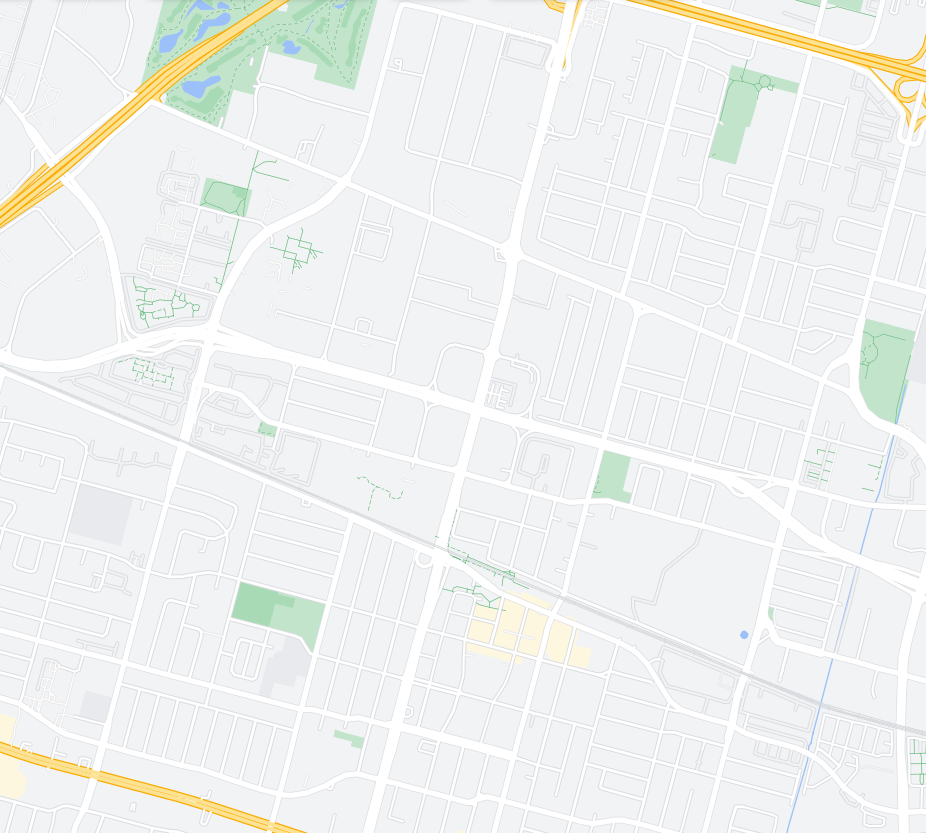
%> input picture scene_generator/street_scenarios/street.PNG, 926 x 833 px
$ octave --eval "result = generate_obstacles('street.PNG');"   (GNU Octave 9; MATLAB toolbox functions it lacks are replaced by stand-ins)
%> lines starting %> are read from the running program, lines starting %| are printed output that depends on the picture; in (x1, y1, x2, y2) boxes, pixels count from 0 and x2, y2 are one past the last pixel; in counts of white or black regions, pixels touching at a corner belong together; the program's own positions count from 1
function map = generate_obstacles(fn)
%> called with fn = 'street.PNG'
%GENERATE_OBSTACLES 此处显示有关此函数的摘要
%   此处显示详细说明
image = imread(fn);
%> image is the input picture: size 833x926x3 uint8; mean R, G, B 239.2, 241.6, 239.6
image_bw = rgb2gray(image);
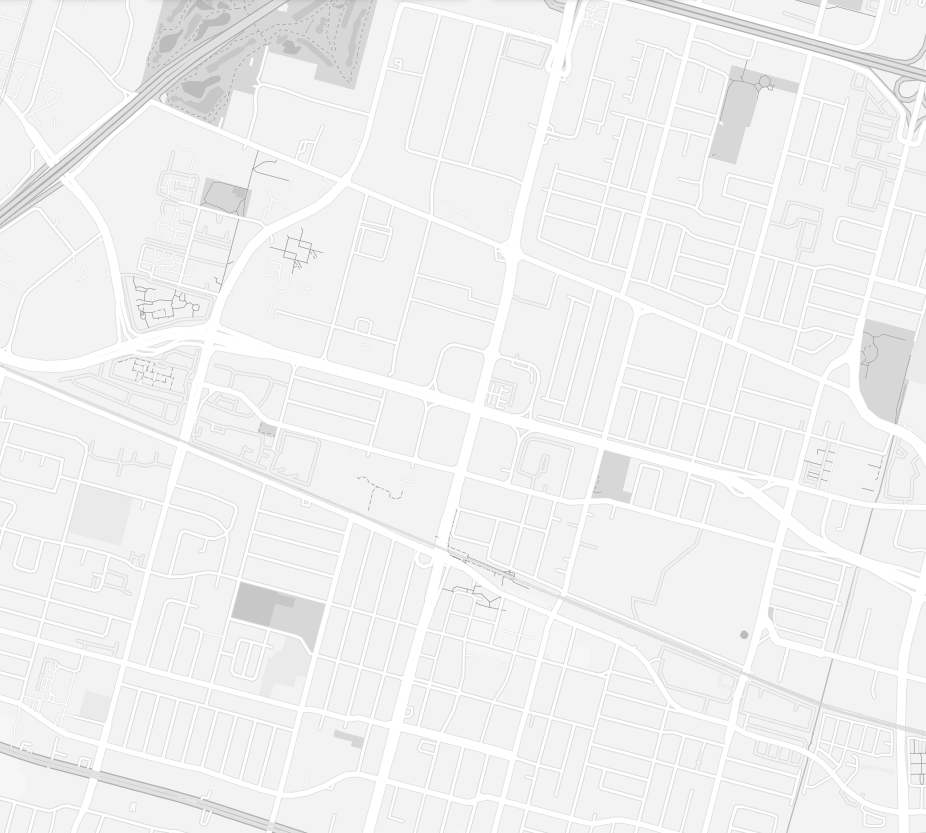
%> image_bw: size 833x926 uint8; min 154, max 255, mean 241
image_contrast = imadjust(image_bw, [0.99, 1]);
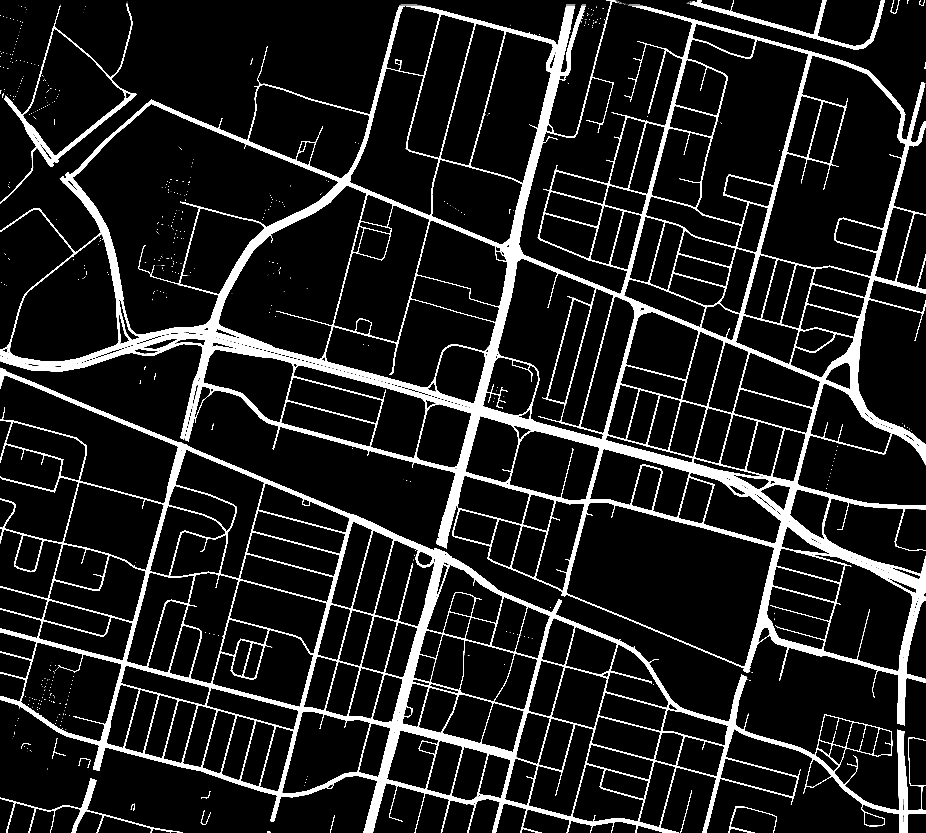
%> image_contrast: size 833x926 uint8; min 0, max 255, mean 32.7
image_filtered = medfilt2(image_contrast,[3,3]);
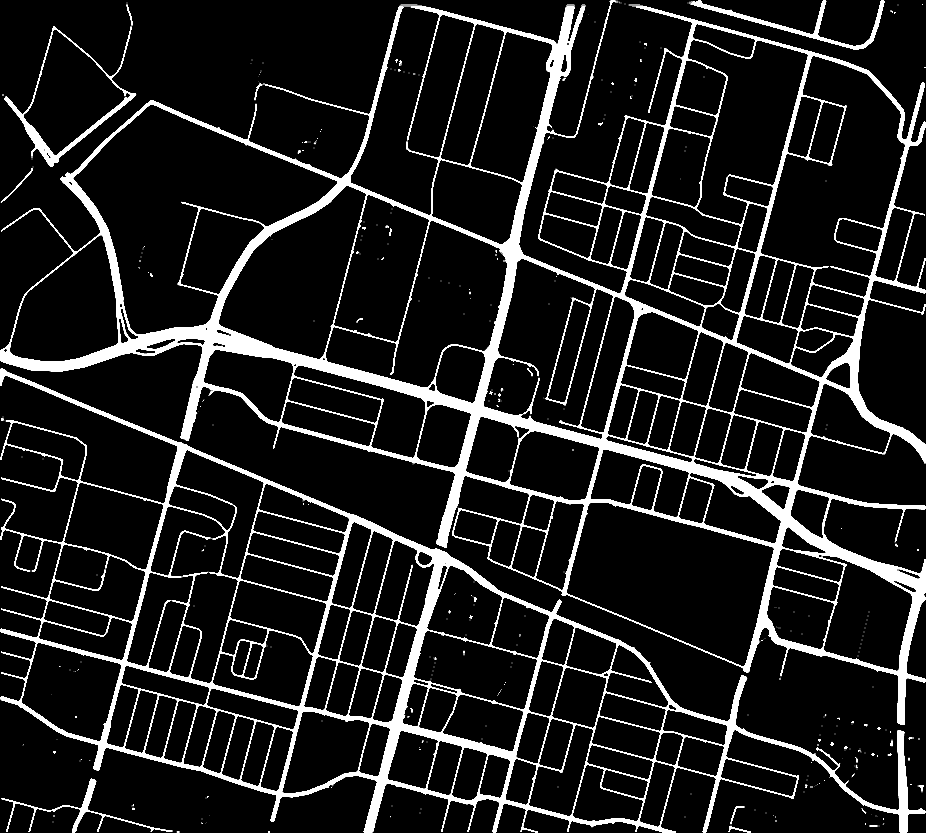
%> image_filtered: size 833x926 uint8; min 0, max 255, mean 31.7
% [6 lines of commented-out code are left out]
image_binary = (image_filtered < 100)*255;
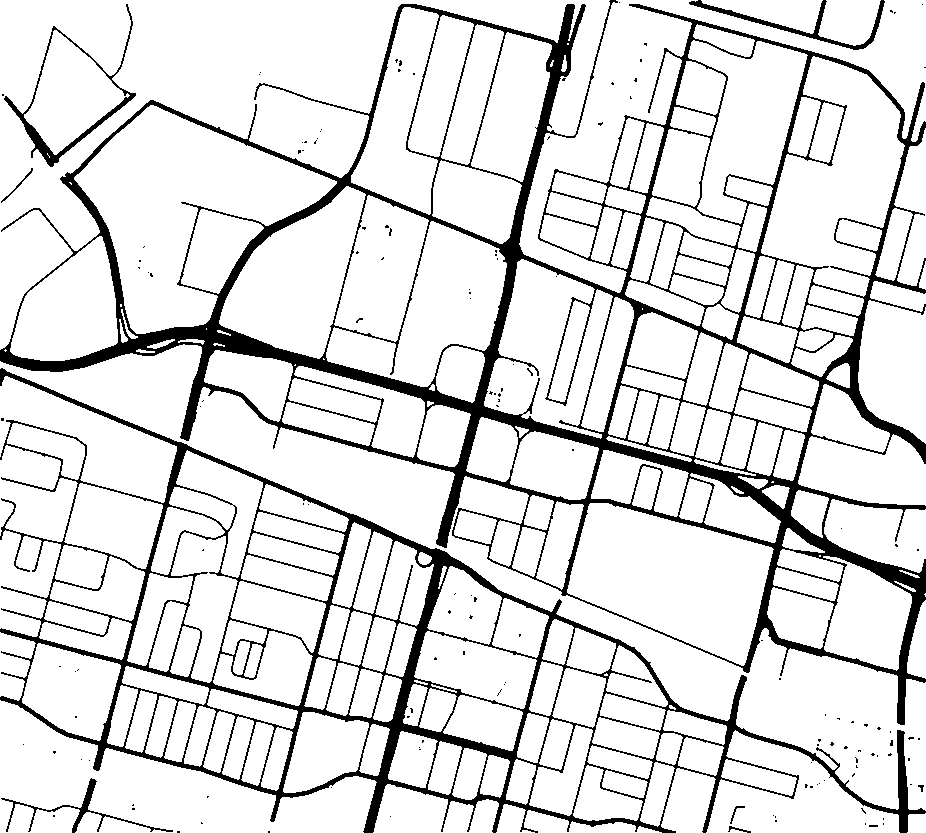
%> image_binary: size 833x926 double; 87.5% white; 144 black regions (135 under 20 px), largest, box (x1, y1, x2, y2) and area: (0, 0, 926, 725) 59550, (0, 368, 926, 833) 32068, (4, 4, 136, 167) 1622

%> (the run ends here)
